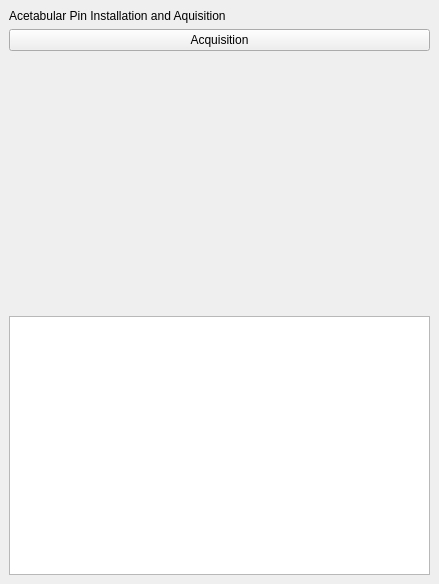
<?xml version="1.0" encoding="UTF-8"?>
<ui version="4.0">
 <class>AcetabularPrepWidget</class>
 <widget class="QStackedWidget" name="AcetabularPrepWidget">
  <property name="geometry">
   <rect>
    <x>0</x>
    <y>0</y>
    <width>439</width>
    <height>584</height>
   </rect>
  </property>
  <property name="windowTitle">
   <string>Acetabular Prep</string>
  </property>
  <property name="currentIndex">
   <number>1</number>
  </property>
  <widget class="QWidget" name="page">
   <layout class="QVBoxLayout" name="verticalLayout_10">
    <item>
     <widget class="QLabel" name="label">
      <property name="text">
       <string>dummy</string>
      </property>
     </widget>
    </item>
   </layout>
  </widget>
  <widget class="QWidget" name="PelvisInstallation">
   <layout class="QVBoxLayout" name="verticalLayout_11">
    <item>
     <widget class="QLabel" name="label_5">
      <property name="text">
       <string>Acetabular Pin Installation and Aquisition</string>
      </property>
     </widget>
    </item>
    <item>
     <widget class="QPushButton" name="pushButton_12">
      <property name="text">
       <string>Acquisition</string>
      </property>
     </widget>
    </item>
    <item>
     <spacer name="verticalSpacer_5">
      <property name="orientation">
       <enum>Qt::Vertical</enum>
      </property>
      <property name="sizeHint" stdset="0">
       <size>
        <width>20</width>
        <height>246</height>
       </size>
      </property>
     </spacer>
    </item>
    <item>
     <widget class="QTextBrowser" name="textBrowser_6"/>
    </item>
   </layout>
  </widget>
  <widget class="QWidget" name="PelvisCTLandmark">
   <layout class="QVBoxLayout" name="verticalLayout_9">
    <item>
     <widget class="QLabel" name="label_3">
      <property name="text">
       <string>Acetabular Landmark Acequisition</string>
      </property>
     </widget>
    </item>
    <item>
     <widget class="QCommandLinkButton" name="commandLinkButton_15">
      <property name="text">
       <string>ASIS (Operative Side)</string>
      </property>
      <property name="checkable">
       <bool>true</bool>
      </property>
      <property name="autoExclusive">
       <bool>true</bool>
      </property>
     </widget>
    </item>
    <item>
     <widget class="QCommandLinkButton" name="commandLinkButton_16">
      <property name="text">
       <string>ASIS (Non-Operative Side)</string>
      </property>
      <property name="checkable">
       <bool>true</bool>
      </property>
      <property name="autoExclusive">
       <bool>true</bool>
      </property>
     </widget>
    </item>
    <item>
     <widget class="QCommandLinkButton" name="commandLinkButton_19">
      <property name="text">
       <string>Anterior Acetabulum</string>
      </property>
      <property name="checkable">
       <bool>true</bool>
      </property>
      <property name="autoExclusive">
       <bool>true</bool>
      </property>
     </widget>
    </item>
    <item>
     <widget class="QCommandLinkButton" name="commandLinkButton_18">
      <property name="text">
       <string>Posterior Acetabulum</string>
      </property>
      <property name="checkable">
       <bool>true</bool>
      </property>
      <property name="autoExclusive">
       <bool>true</bool>
      </property>
     </widget>
    </item>
    <item>
     <widget class="QCommandLinkButton" name="commandLinkButton_20">
      <property name="text">
       <string>Superior Acetabulum</string>
      </property>
      <property name="checkable">
       <bool>true</bool>
      </property>
      <property name="autoExclusive">
       <bool>true</bool>
      </property>
     </widget>
    </item>
    <item>
     <layout class="QHBoxLayout" name="horizontalLayout_2">
      <item>
       <widget class="QPushButton" name="pushButtonCapturePoint_2">
        <property name="text">
         <string>Capture Point</string>
        </property>
       </widget>
      </item>
      <item>
       <widget class="QPushButton" name="pushButton_8">
        <property name="text">
         <string>Clear Point</string>
        </property>
       </widget>
      </item>
     </layout>
    </item>
    <item>
     <spacer name="verticalSpacer_4">
      <property name="orientation">
       <enum>Qt::Vertical</enum>
      </property>
      <property name="sizeType">
       <enum>QSizePolicy::Fixed</enum>
      </property>
      <property name="sizeHint" stdset="0">
       <size>
        <width>20</width>
        <height>20</height>
       </size>
      </property>
     </spacer>
    </item>
    <item>
     <widget class="QTextBrowser" name="textBrowser_5"/>
    </item>
    <item>
     <widget class="QLabel" name="label_20">
      <property name="text">
       <string>Pelvis CT Landmark</string>
      </property>
     </widget>
    </item>
   </layout>
  </widget>
  <widget class="QWidget" name="PelvisRegistration">
   <layout class="QVBoxLayout" name="verticalLayout_5">
    <item>
     <widget class="QLabel" name="label_24">
      <property name="text">
       <string>Acetabular Registration and Verification</string>
      </property>
     </widget>
    </item>
    <item>
     <widget class="QProgressBar" name="progressBarRegistration">
      <property name="value">
       <number>0</number>
      </property>
      <property name="textVisible">
       <bool>false</bool>
      </property>
     </widget>
    </item>
    <item>
     <layout class="QGridLayout" name="gridLayout_2">
      <item row="1" column="0">
       <widget class="QPushButton" name="pushButtonClearLastPoint">
        <property name="text">
         <string>Clear Last Point</string>
        </property>
       </widget>
      </item>
      <item row="1" column="1">
       <widget class="QPushButton" name="pushButtonClearAllPoints">
        <property name="text">
         <string>Clear All Points</string>
        </property>
       </widget>
      </item>
      <item row="0" column="0" colspan="2">
       <widget class="QPushButton" name="pushButtonCaptureRegistration">
        <property name="text">
         <string>Capture</string>
        </property>
       </widget>
      </item>
      <item row="2" column="0" colspan="2">
       <widget class="QPushButton" name="pushButtonVerifyRegistration">
        <property name="text">
         <string>Verify</string>
        </property>
       </widget>
      </item>
     </layout>
    </item>
    <item>
     <spacer name="verticalSpacer_38">
      <property name="orientation">
       <enum>Qt::Vertical</enum>
      </property>
      <property name="sizeHint" stdset="0">
       <size>
        <width>20</width>
        <height>232</height>
       </size>
      </property>
     </spacer>
    </item>
    <item>
     <widget class="QTextBrowser" name="textBrowser_3"/>
    </item>
    <item>
     <widget class="QLabel" name="label_16">
      <property name="text">
       <string>Pelvis Registration</string>
      </property>
     </widget>
    </item>
   </layout>
  </widget>
  <widget class="QWidget" name="page_3">
   <layout class="QVBoxLayout" name="verticalLayout_14">
    <item>
     <widget class="QLabel" name="label_25">
      <property name="text">
       <string>Reamere Installation</string>
      </property>
     </widget>
    </item>
    <item>
     <layout class="QGridLayout" name="gridLayout_3">
      <item row="0" column="0">
       <widget class="QPushButton" name="pushButton_19">
        <property name="text">
         <string>Shrink</string>
        </property>
       </widget>
      </item>
      <item row="0" column="1">
       <widget class="QPushButton" name="pushButton_20">
        <property name="text">
         <string>Stretch</string>
        </property>
       </widget>
      </item>
      <item row="1" column="0" colspan="2">
       <widget class="QPushButton" name="pushButton_21">
        <property name="text">
         <string>Free Drive</string>
        </property>
       </widget>
      </item>
     </layout>
    </item>
    <item>
     <spacer name="verticalSpacer_6">
      <property name="orientation">
       <enum>Qt::Vertical</enum>
      </property>
      <property name="sizeHint" stdset="0">
       <size>
        <width>20</width>
        <height>227</height>
       </size>
      </property>
     </spacer>
    </item>
    <item>
     <widget class="QTextBrowser" name="textBrowser_7"/>
    </item>
   </layout>
  </widget>
  <widget class="QWidget" name="page_2">
   <layout class="QVBoxLayout" name="verticalLayout_12">
    <item>
     <widget class="QLabel" name="label_26">
      <property name="text">
       <string>Robot and Reamer Registration</string>
      </property>
     </widget>
    </item>
    <item>
     <widget class="QProgressBar" name="progressBar_5">
      <property name="value">
       <number>24</number>
      </property>
      <property name="textVisible">
       <bool>false</bool>
      </property>
     </widget>
    </item>
    <item>
     <layout class="QGridLayout" name="gridLayout_5">
      <item row="0" column="0">
       <widget class="QPushButton" name="pushButton_25">
        <property name="text">
         <string>Shrink</string>
        </property>
       </widget>
      </item>
      <item row="0" column="1">
       <widget class="QPushButton" name="pushButton_26">
        <property name="text">
         <string>Stretch</string>
        </property>
       </widget>
      </item>
      <item row="1" column="0" colspan="2">
       <widget class="QPushButton" name="pushButton_27">
        <property name="text">
         <string>Free Drive</string>
        </property>
       </widget>
      </item>
     </layout>
    </item>
    <item>
     <spacer name="verticalSpacer_7">
      <property name="orientation">
       <enum>Qt::Vertical</enum>
      </property>
      <property name="sizeHint" stdset="0">
       <size>
        <width>20</width>
        <height>212</height>
       </size>
      </property>
     </spacer>
    </item>
    <item>
     <widget class="QTextBrowser" name="textBrowser_8"/>
    </item>
   </layout>
  </widget>
  <widget class="QWidget" name="PelvisCheckpoint">
   <layout class="QVBoxLayout" name="verticalLayout_8">
    <item>
     <widget class="QLabel" name="label_23">
      <property name="text">
       <string>Pin Verification</string>
      </property>
     </widget>
    </item>
    <item>
     <widget class="QProgressBar" name="progressBar">
      <property name="value">
       <number>24</number>
      </property>
     </widget>
    </item>
    <item>
     <widget class="QCheckBox" name="checkBox">
      <property name="text">
       <string>Pelvis Checkpoint</string>
      </property>
     </widget>
    </item>
    <item>
     <widget class="QCheckBox" name="checkBox_2">
      <property name="text">
       <string>Femur Checkpoint</string>
      </property>
     </widget>
    </item>
    <item>
     <layout class="QHBoxLayout" name="horizontalLayout">
      <item>
       <widget class="QPushButton" name="pushButton">
        <property name="text">
         <string>Verify</string>
        </property>
       </widget>
      </item>
      <item>
       <widget class="QPushButton" name="pushButton_3">
        <property name="text">
         <string>Clear Checkpoint</string>
        </property>
       </widget>
      </item>
     </layout>
    </item>
    <item>
     <spacer name="verticalSpacer_36">
      <property name="orientation">
       <enum>Qt::Vertical</enum>
      </property>
      <property name="sizeHint" stdset="0">
       <size>
        <width>20</width>
        <height>191</height>
       </size>
      </property>
     </spacer>
    </item>
    <item>
     <widget class="QTextBrowser" name="textBrowser"/>
    </item>
    <item>
     <widget class="QLabel" name="label_12">
      <property name="text">
       <string>Pelvis Checkpoint</string>
      </property>
     </widget>
    </item>
   </layout>
  </widget>
  <widget class="QWidget" name="RIORegistration">
   <layout class="QVBoxLayout" name="verticalLayout">
    <item>
     <widget class="QLabel" name="label_2">
      <property name="text">
       <string>Reamer Verification</string>
      </property>
     </widget>
    </item>
    <item>
     <widget class="QCheckBox" name="checkBox_3">
      <property name="text">
       <string>Reamer Verification</string>
      </property>
     </widget>
    </item>
    <item>
     <layout class="QGridLayout" name="gridLayout_6">
      <item row="2" column="0" colspan="2">
       <widget class="QPushButton" name="pushButton_32">
        <property name="text">
         <string>Free Drive</string>
        </property>
       </widget>
      </item>
      <item row="1" column="0">
       <widget class="QPushButton" name="pushButton_30">
        <property name="text">
         <string>Shrink</string>
        </property>
       </widget>
      </item>
      <item row="1" column="1">
       <widget class="QPushButton" name="pushButton_31">
        <property name="text">
         <string>Stretch</string>
        </property>
       </widget>
      </item>
      <item row="0" column="0">
       <widget class="QPushButton" name="pushButton_33">
        <property name="text">
         <string>Verify</string>
        </property>
       </widget>
      </item>
      <item row="0" column="1">
       <widget class="QPushButton" name="pushButton_34">
        <property name="text">
         <string>Clean</string>
        </property>
       </widget>
      </item>
     </layout>
    </item>
    <item>
     <spacer name="verticalSpacer">
      <property name="orientation">
       <enum>Qt::Vertical</enum>
      </property>
      <property name="sizeHint" stdset="0">
       <size>
        <width>20</width>
        <height>40</height>
       </size>
      </property>
     </spacer>
    </item>
    <item>
     <widget class="QTextBrowser" name="textBrowser_4"/>
    </item>
    <item>
     <widget class="QLabel" name="label_8">
      <property name="text">
       <string>RIO Registration</string>
      </property>
     </widget>
    </item>
   </layout>
  </widget>
  <widget class="QWidget" name="page_4">
   <layout class="QVBoxLayout" name="verticalLayout_2">
    <item>
     <widget class="QLabel" name="label_4">
      <property name="text">
       <string>Verification</string>
      </property>
     </widget>
    </item>
    <item>
     <layout class="QHBoxLayout" name="horizontalLayout_4">
      <item>
       <widget class="QPushButton" name="pushButton_2">
        <property name="text">
         <string>Redo Verification</string>
        </property>
       </widget>
      </item>
      <item>
       <widget class="QPushButton" name="pushButton_13">
        <property name="text">
         <string>Redo Registration</string>
        </property>
       </widget>
      </item>
     </layout>
    </item>
    <item>
     <spacer name="verticalSpacer_8">
      <property name="orientation">
       <enum>Qt::Vertical</enum>
      </property>
      <property name="sizeHint" stdset="0">
       <size>
        <width>20</width>
        <height>245</height>
       </size>
      </property>
     </spacer>
    </item>
    <item>
     <widget class="QTextBrowser" name="textBrowser_9"/>
    </item>
   </layout>
  </widget>
  <widget class="QWidget" name="CupReaming">
   <layout class="QVBoxLayout" name="verticalLayout_3">
    <item>
     <widget class="QLabel" name="label_9">
      <property name="text">
       <string>Acetabular Reaming</string>
      </property>
     </widget>
    </item>
    <item>
     <layout class="QGridLayout" name="gridLayout">
      <item row="0" column="0">
       <widget class="QLabel" name="label_7">
        <property name="text">
         <string>Brand:</string>
        </property>
       </widget>
      </item>
      <item row="0" column="1">
       <widget class="QComboBox" name="comboBox"/>
      </item>
      <item row="1" column="0">
       <widget class="QLabel" name="label_27">
        <property name="text">
         <string>Product:</string>
        </property>
       </widget>
      </item>
      <item row="1" column="1">
       <widget class="QComboBox" name="comboBox_2"/>
      </item>
     </layout>
    </item>
    <item>
     <layout class="QGridLayout" name="gridLayout_8">
      <item row="0" column="0">
       <widget class="QLabel" name="label_10">
        <property name="text">
         <string>Cup Type</string>
        </property>
       </widget>
      </item>
      <item row="0" column="1">
       <widget class="QLineEdit" name="lineEdit"/>
      </item>
      <item row="1" column="0">
       <widget class="QLabel" name="label_11">
        <property name="text">
         <string>Reamer Type</string>
        </property>
       </widget>
      </item>
      <item row="1" column="1">
       <widget class="QLineEdit" name="lineEdit_2"/>
      </item>
      <item row="2" column="0">
       <widget class="QLabel" name="label_13">
        <property name="text">
         <string>Impactor Class</string>
        </property>
       </widget>
      </item>
      <item row="2" column="1">
       <widget class="QComboBox" name="comboBox_3"/>
      </item>
      <item row="3" column="0">
       <widget class="QLabel" name="label_14">
        <property name="text">
         <string>Impactor Type</string>
        </property>
       </widget>
      </item>
      <item row="3" column="1">
       <widget class="QComboBox" name="comboBox_4"/>
      </item>
     </layout>
    </item>
    <item>
     <layout class="QGridLayout" name="gridLayout_7">
      <item row="0" column="0">
       <widget class="QPushButton" name="pushButton_36">
        <property name="text">
         <string>Shrink</string>
        </property>
       </widget>
      </item>
      <item row="1" column="0" colspan="2">
       <widget class="QPushButton" name="pushButton_35">
        <property name="text">
         <string>Free Drive</string>
        </property>
       </widget>
      </item>
      <item row="0" column="1">
       <widget class="QPushButton" name="pushButton_37">
        <property name="text">
         <string>Stretch</string>
        </property>
       </widget>
      </item>
     </layout>
    </item>
    <item>
     <spacer name="verticalSpacer_2">
      <property name="orientation">
       <enum>Qt::Vertical</enum>
      </property>
      <property name="sizeHint" stdset="0">
       <size>
        <width>20</width>
        <height>45</height>
       </size>
      </property>
     </spacer>
    </item>
    <item>
     <widget class="QPlainTextEdit" name="plainTextEdit"/>
    </item>
    <item>
     <widget class="QLabel" name="label_15">
      <property name="text">
       <string>Cup Reaming</string>
      </property>
     </widget>
    </item>
   </layout>
  </widget>
  <widget class="QWidget" name="CupImpaction">
   <layout class="QVBoxLayout" name="verticalLayout_4">
    <item>
     <widget class="QLabel" name="label_17">
      <property name="text">
       <string>Cup Impaction</string>
      </property>
     </widget>
    </item>
    <item>
     <widget class="QProgressBar" name="progressBar_4">
      <property name="value">
       <number>24</number>
      </property>
      <property name="textVisible">
       <bool>false</bool>
      </property>
     </widget>
    </item>
    <item>
     <layout class="QFormLayout" name="formLayout_3">
      <item row="0" column="0">
       <widget class="QLabel" name="label_19">
        <property name="text">
         <string>Cup Size</string>
        </property>
       </widget>
      </item>
      <item row="0" column="1">
       <widget class="QSpinBox" name="spinBox_3">
        <property name="buttonSymbols">
         <enum>QAbstractSpinBox::NoButtons</enum>
        </property>
        <property name="suffix">
         <string> mm F</string>
        </property>
        <property name="value">
         <number>56</number>
        </property>
       </widget>
      </item>
      <item row="1" column="0">
       <widget class="QLabel" name="label_21">
        <property name="text">
         <string>Impactor:</string>
        </property>
       </widget>
      </item>
      <item row="1" column="1">
       <widget class="QComboBox" name="comboBox_5">
        <item>
         <property name="text">
          <string>Straight</string>
         </property>
        </item>
       </widget>
      </item>
      <item row="2" column="0">
       <widget class="QLabel" name="label_22">
        <property name="text">
         <string>Impactor Cup:</string>
        </property>
       </widget>
      </item>
      <item row="2" column="1">
       <widget class="QComboBox" name="comboBox_6">
        <item>
         <property name="text">
          <string>56 mm F</string>
         </property>
        </item>
       </widget>
      </item>
     </layout>
    </item>
    <item>
     <layout class="QGridLayout" name="gridLayout_9">
      <item row="0" column="1">
       <widget class="QPushButton" name="pushButton_40">
        <property name="text">
         <string>Stretch</string>
        </property>
       </widget>
      </item>
      <item row="0" column="0">
       <widget class="QPushButton" name="pushButton_38">
        <property name="text">
         <string>Shrink</string>
        </property>
       </widget>
      </item>
      <item row="2" column="0" colspan="2">
       <widget class="QPushButton" name="pushButton_39">
        <property name="text">
         <string>Free Drive</string>
        </property>
       </widget>
      </item>
      <item row="3" column="0">
       <widget class="QPushButton" name="pushButton_4">
        <property name="text">
         <string>CT View</string>
        </property>
       </widget>
      </item>
      <item row="3" column="1">
       <widget class="QPushButton" name="pushButton_5">
        <property name="text">
         <string>Capture Value</string>
        </property>
       </widget>
      </item>
     </layout>
    </item>
    <item>
     <spacer name="verticalSpacer_3">
      <property name="orientation">
       <enum>Qt::Vertical</enum>
      </property>
      <property name="sizeHint" stdset="0">
       <size>
        <width>20</width>
        <height>100</height>
       </size>
      </property>
     </spacer>
    </item>
    <item>
     <widget class="QPlainTextEdit" name="plainTextEdit_2"/>
    </item>
    <item>
     <widget class="QLabel" name="label_18">
      <property name="text">
       <string>Cup Impaction</string>
      </property>
     </widget>
    </item>
   </layout>
  </widget>
  <widget class="QWidget" name="PelvisLandmark">
   <layout class="QVBoxLayout" name="verticalLayout_13">
    <item>
     <widget class="QCheckBox" name="checkBoxPosteriorAcetabulum">
      <property name="enabled">
       <bool>false</bool>
      </property>
      <property name="styleSheet">
       <string notr="true">.QCheckBox:disabled {
  color: rgb(0, 0, 0)
}</string>
      </property>
      <property name="text">
       <string>Posterior Acetabulum</string>
      </property>
      <property name="checkable">
       <bool>true</bool>
      </property>
     </widget>
    </item>
    <item>
     <widget class="QCheckBox" name="checkBoxAnteriorAcetabulum">
      <property name="enabled">
       <bool>false</bool>
      </property>
      <property name="styleSheet">
       <string notr="true">.QCheckBox:disabled {
  color: rgb(0, 0, 0)
}</string>
      </property>
      <property name="text">
       <string>Anterior Acetabulum</string>
      </property>
      <property name="checkable">
       <bool>true</bool>
      </property>
     </widget>
    </item>
    <item>
     <widget class="QCheckBox" name="checkBoxSuperiorAcetabulum">
      <property name="enabled">
       <bool>false</bool>
      </property>
      <property name="styleSheet">
       <string notr="true">.QCheckBox:disabled {
  color: rgb(0, 0, 0)
}</string>
      </property>
      <property name="text">
       <string>Superior Acetabulum</string>
      </property>
      <property name="checkable">
       <bool>true</bool>
      </property>
     </widget>
    </item>
    <item>
     <widget class="QPushButton" name="pushButtonCaptureLandmark">
      <property name="text">
       <string>Capture</string>
      </property>
     </widget>
    </item>
    <item>
     <widget class="QPushButton" name="pushButtonClearLandmark">
      <property name="text">
       <string>Clear Landmark</string>
      </property>
     </widget>
    </item>
    <item>
     <widget class="QPushButton" name="pushButtonClearAllPelvis">
      <property name="text">
       <string>Clear All Pelvis</string>
      </property>
     </widget>
    </item>
    <item>
     <widget class="QTextBrowser" name="textBrowser_2"/>
    </item>
    <item>
     <spacer name="verticalSpacer_37">
      <property name="orientation">
       <enum>Qt::Vertical</enum>
      </property>
      <property name="sizeHint" stdset="0">
       <size>
        <width>20</width>
        <height>235</height>
       </size>
      </property>
     </spacer>
    </item>
    <item>
     <widget class="QLabel" name="label_6">
      <property name="text">
       <string>Pelvis Landmark</string>
      </property>
     </widget>
    </item>
   </layout>
  </widget>
  <action name="action_Pelvis_Checkpoint">
   <property name="text">
    <string>&amp;Pelvis Checkpoint</string>
   </property>
  </action>
  <action name="action_Pelvis_Landmark">
   <property name="text">
    <string>&amp;Pelvis Landmark</string>
   </property>
   <property name="toolTip">
    <string>Pelvis_Landmark</string>
   </property>
  </action>
  <action name="action_Pelvis_Registration">
   <property name="text">
    <string>&amp;Pelvis Registration</string>
   </property>
   <property name="toolTip">
    <string>Pelvis Registration</string>
   </property>
  </action>
  <action name="action_RIO_Registratoin">
   <property name="text">
    <string>&amp;RIO Registratoin</string>
   </property>
   <property name="toolTip">
    <string>RIO Registratoin</string>
   </property>
  </action>
 </widget>
 <resources/>
 <connections/>
</ui>
